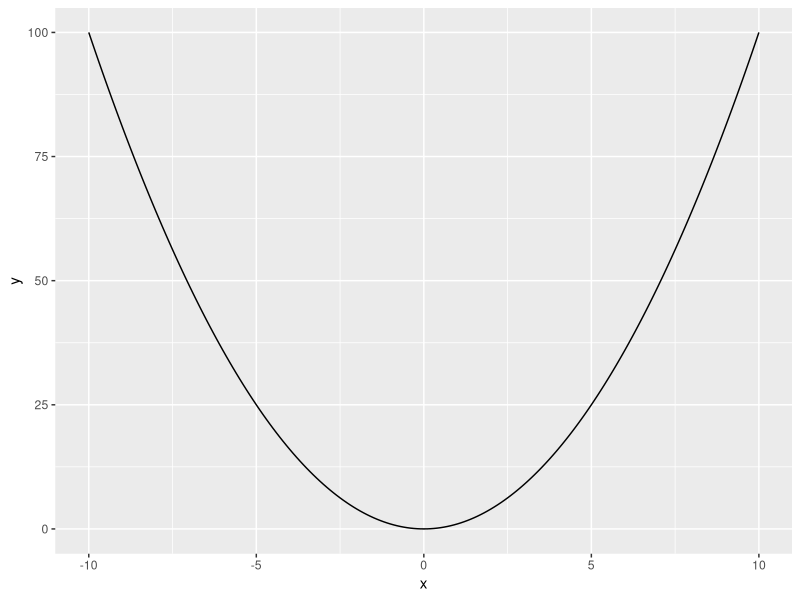
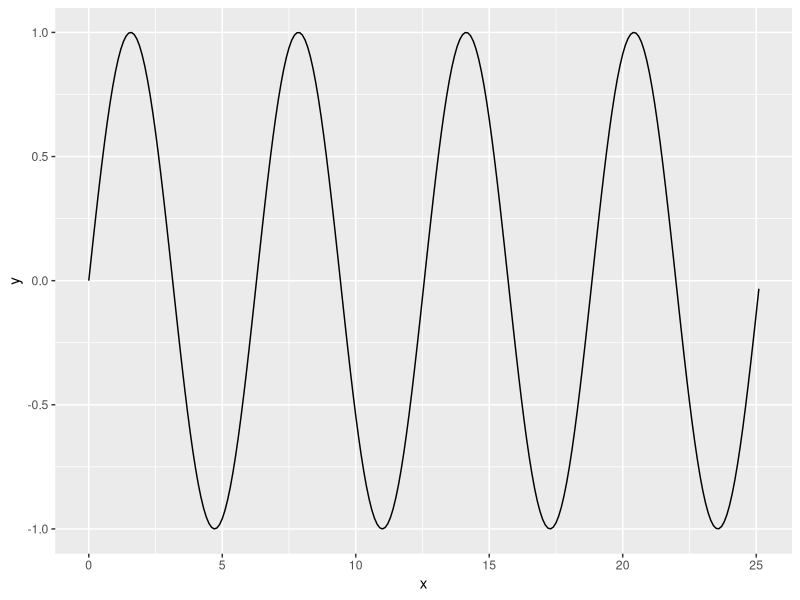
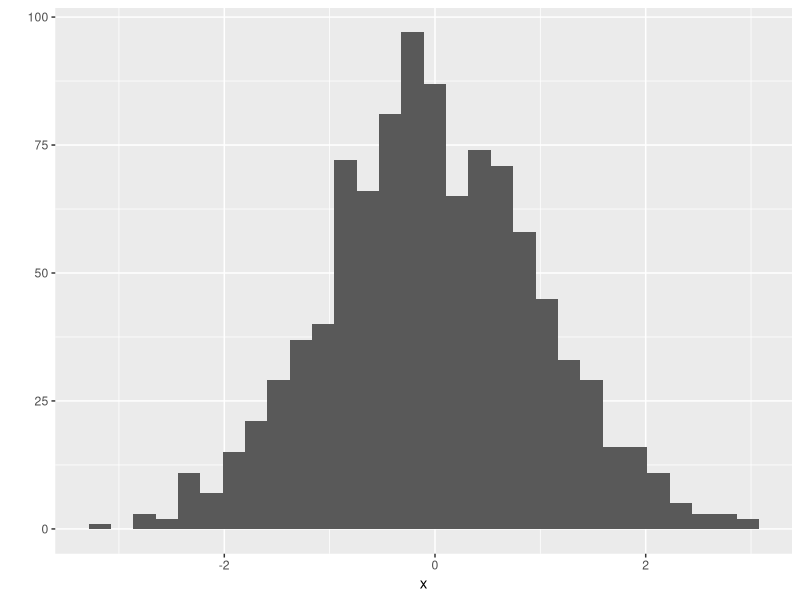

These charts were generated, in order, by the following R code:
## ---- chunk 1
knitr::opts_chunk$set(echo = TRUE)
## ---- chunk 2
1+1
## ---- chunk 3
2 * 4
3/8
11.75 - 4.813
10^2
log(10)
log10(10)
sin(2 * pi)
7 < 10
## ---- chunk 4
1:10
## ---- chunk 5
seq(from = 1, to = 10, by = 1)
seq(from = 1, to = 10, by = 0.5)
x <- seq(from = 1, to = 10, by = 0.5)
x
y <- seq(from = 101, to = 110, by = 0.5)
x + y
## ---- chunk 6
# Clear R's brain
rm(list = ls())
## ---- chunk 7
#install.packages("tidyverse")
## ---- chunk 8
# make these packages and their associated functions
# available to use in this script
library(dplyr)
library(ggplot2)
#library(tidyverse)
## ---- chunk 9
?read.csv
## ---- chunk 10
rm(list = ls())
library(ggplot2)

# Exercise 1
# Plot a grah with x^2 on the y-axis and x on the x-axis.
x <- seq(-10, 10, 0.1)
y <- x^2
qplot(x, y, geom="line")

# Exercise 2
# Plot a grah with sine on the y-axis and x on the x-axis.
x <- seq(0, 8*pi, 0.1)
y <- sin(x)
qplot(x, y, geom="line")

# Exercise 3
# Plot a histogram of 1000 random normal deviates.
x <- rnorm(1000)
qplot(x)
## ---- chunk 11
# Collect Information About the Current R Session
sessionInfo()
